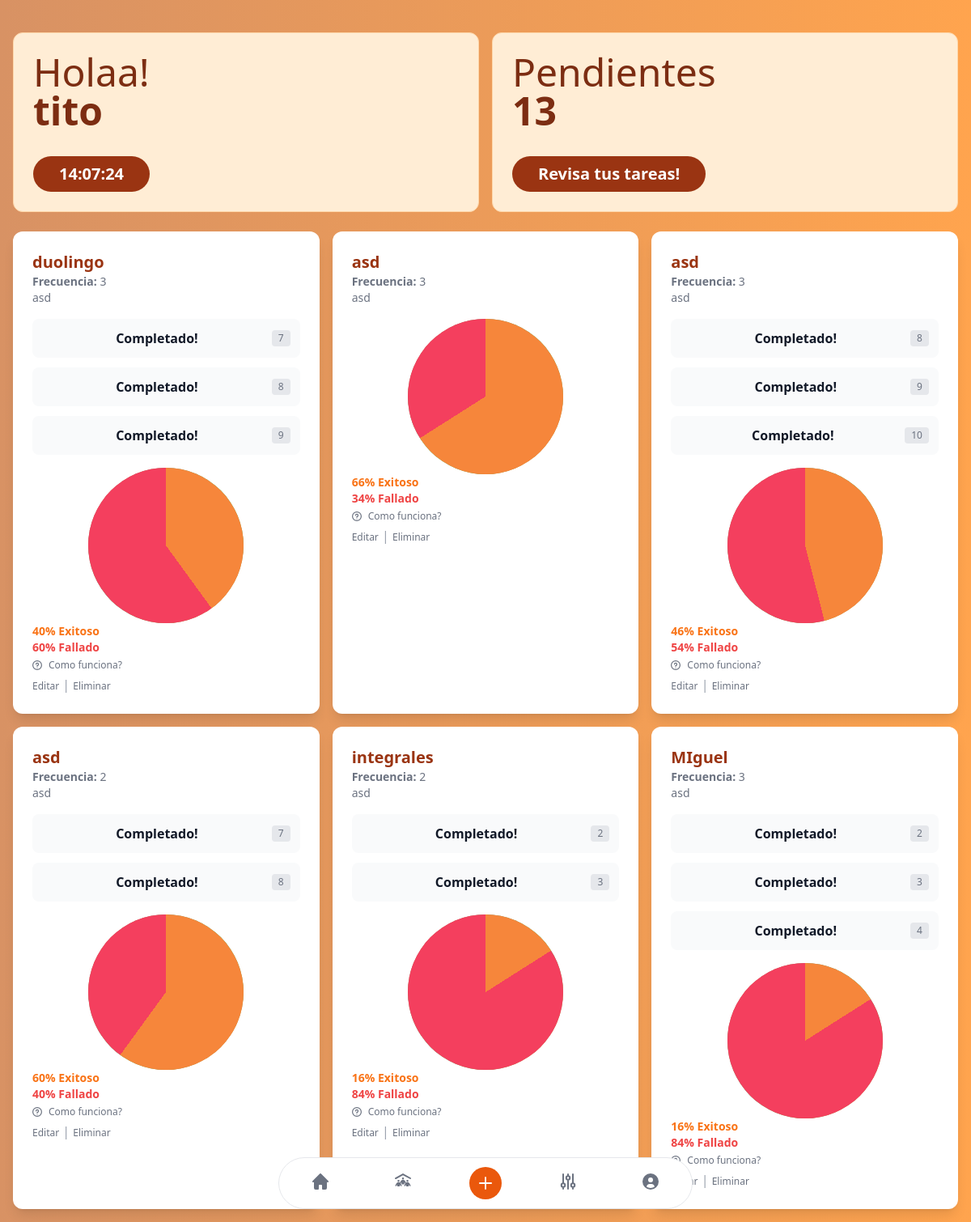
The page /dashboard (signed in) on the database its author committed.
### models.py (models this page shows, shortened)
class User(db.Model):
    id = db.Column(db.Integer, primary_key=True)
    username = db.Column(db.String(150), nullable=False, unique=True)
    password = db.Column(db.String(200), nullable=False)
    private = db.Column(db.Boolean, nullable=False, default=True)
    name = db.Column(db.String(150), nullable=True, unique=False)
    last_name = db.Column(db.String(150), nullable=True, unique=False)
    groups = db.relationship(
        'Groups',
        secondary='user_group',
        back_populates='miembros'
    )

class Task(db.Model):
    id = db.Column(db.Integer, primary_key=True)
    name = db.Column(db.String(50), nullable=False)
    description = db.Column(db.String(120), nullable=False)
    frequency = db.Column(db.Integer, nullable=False)
    created_at = db.Column(db.DateTime, default=lambda: datetime.now(bogota_tz))
    user_id = db.Column(db.Integer, db.ForeignKey('user.id'), nullable=False)
    private = db.Column(db.Boolean, nullable=False, default=True)
    user = relationship('User', backref='tasks')

### main.py (the view)
@app.route('/dashboard')
def dashboard():
    if user_on_login():
        return redirect(url_for('login'))
    user_id = session.get('user_id')
    user = User.query.get(user_id)
    today = date.today()
    print(today)
    tasks=Task.query.filter_by(user_id=user_id).all()
    all_dailies = [daily for task in tasks for daily in task.dailies]
    sorted_dailies = sorted(all_dailies, key=lambda x: x.created_at.date())
    tasks_by_date = {
        date: list(dailies)
        for date, dailies in groupby(sorted_dailies, key=lambda x: x.created_at.date())
    }
    tasks_by_date_formatted = {
        date.strftime("%d/%m/%Y"): dailies for date, dailies in tasks_by_date.items()
    }
    today = date.today()
    tasks_today = TaskDaily.query.filter(db.func.date(TaskDaily.created_at) == today).all()
    count_today = len(tasks_today)
    tasks = Task.query.filter_by(user_id=user_id).all()
    tasks_today = []
    tasks_today_number =[]
    total = []
    total_rest = 0
    for task in tasks:
        todays_dailies = [daily for daily in task.dailies if daily.created_at.date() == today]
        total_rest += task.frequency - len(todays_dailies)
        tasks_today_number.append(len(todays_dailies))
        total_dailies = len(task.dailies)
        days_passed = (date.today() - task.created_at.date()).days
        activity_total = (days_passed+1) * int(task.frequency)
        average=int((total_dailies*100)/activity_total)
        rest = 100-average
        total.append([average,rest])
    tasks=zip(tasks,tasks_today_number,total)
    user_id = session.get('user_id')
    context = {
        "user_id": user_id,
        'tasks_by_date': tasks_by_date_formatted,
        'tasks': tasks,
        'today': today,
        'user': user,
        'total_rest': total_rest,
    }
    return render_template("index.html", **context)

### main.py (called while the page is built)
def user_on_login():
    user_id = session.get('user_id')
    print('user_id', user_id)
    if not user_id:
        flash("Debes iniciar sesión para ver tus tareas.", "danger")
        return True
    return False

### templates/index.html (shortened to what this page needs)
{% extends "base.html" %}
{% block content %}
        <div class="pt-6 max-w-7xl mx-auto flex">
            <main class="flex-1 p-4">
                <div class="flex flex-col lg:flex-row gap-4 mb-6">
                    <div class="flex-1 bg-orange-100 border border-orange-200 rounded-xl p-6 animate-fade-in ">
                        <h2 class="text-4xl md:text-5xl text-orange-900">
                            Holaa!<br><strong>{{ user.username }}</strong>
                        </h2>
                        <span id="hora-actual" class="inline-block mt-8 px-8 py-2 rounded-full text-xl font-bold text-white bg-orange-800">
                        </span>
                    </div>
                    <div class="flex-1 bg-orange-100 border border-orange-200 rounded-xl p-6 animate-fade-in">
                        <h2 class="text-4xl md:text-5xl text-orange-900">
                            Pendientes <br><strong>{{total_rest}}</strong>
                        </h2>
                        <a href="#tasks" class="inline-block mt-8 px-8 py-2 rounded-full text-xl font-bold text-white bg-orange-800 hover:bg-orange-900 transition-transform duration-300 hover:scale-105">
                            Revisa tus tareas!
                        </a>
                    </div>
                </div>
                <div id="tasks" class="grid grid-cols-1 md:grid-cols-2 lg:grid-cols-3 gap-4">
                        {% if tasks %}
                                    {% for task, number, total in tasks %}
                                        <div class="bg-white rounded-xl shadow-lg p-6 h-auto transition-all duration-300 hover:-translate-y-1 hover:shadow-xl animate-slide-up dark:bg-gray-800" style="animation-delay: 0.1s">
                                            <h3 class="text-xl font-bold text-orange-800">{{ task.name }}</h3>
                                            <p class="text-sm font-normal text-gray-500 dark:text-gray-400"><span class="font-bold">Frecuencia: </span>{{ task.frequency }}</p>
                                            <p class="text-sm font-normal text-gray-500 dark:text-gray-400">{{ task.description }}</p>
                                            <ul class="my-4 space-y-3">
                                                {% for i in range(task.frequency - (number)) %}
                                                    <li>
                                                        <form action="/create_lugar/{{ task.id }}" method="POST" style="display:inline;">
                                                            <button type="submit" class="flex w-full items-center p-3 text-base font-bold text-gray-900 rounded-lg bg-gray-50 hover:bg-gray-100 group hover:shadow dark:bg-gray-600 dark:hover:bg-gray-500 dark:text-white">
                                                                <span class="flex-1 ms-3 whitespace-nowrap">Completado!</span>
                                                                <span class="inline-flex items-center justify-center px-2 py-0.5 ms-3 text-xs font-medium text-gray-500 bg-gray-200 rounded dark:bg-gray-700 dark:text-gray-400">{{ i + 1 + (task.dailies | length)}}</span>
                                                            </button>
                                                        </form>
                                                    </li>
                                                {% endfor %}
                                            </ul>
                                            <div class="flex justify-center items-center">
                                                <div class="relative w-48 h-48 rounded-full bg-gradient-to-tl from-orange-500 via-green-500 to-red-500">
                                                    <div
                                                        class="absolute top-0 left-0 w-full h-full rounded-full"
                                                        style="background: conic-gradient(
                                                            #f6863b 0 {{ total.0 }}%, /* azul: porcentaje dinámico */
                                                            #f43f5e {{ total.0 }}% 100% /* rojo: restante */
                                                        );">
                                                    </div>
                                                </div>
                                            </div>
                                            <div>
                                                <div class="flex text-orange-500 font-bold text-sm">{{ total.0 }}% Exitoso</div>
                                                <div class="flex text-red-500 font-bold text-sm">{{ total.1 }}% Fallado</div>
                                            </div>
                                            <div>
                                                <a href="#" class="inline-flex items-center text-xs font-normal text-gray-500 hover:underline dark:text-gray-400">
                                                Como funciona?</a>
                                            </div>
                                            <div>
                                                <a class="inline-flex items-center text-xs font-normal text-gray-500 hover:underline dark:text-gray-400" href="/edit/{{ task.id }}">Editar</a>
                                                <span class="text-gray-400">|</span>
                                                <form class="inline-flex items-center text-xs font-normal text-gray-500 hover:underline dark:text-gray-400" action="/delete/{{ task.id }}" method="POST" style="display:inline;">
                                                    <button type="submit">Eliminar</button>
                                                </form>
                                            </div>
                                        </div>
                                    {% endfor %}
                        {% else %}
                            <p>No hay tareas disponibles.</p>
                        {% endif %}
                </div>
            </main>
        </div>
{% endblock %}

### rows shown on the page
User: username "tito"
Task: name "duolingo", frequency "3", description "asd", dailies "7" "8" "9", total "40", total "60"
Task: name "asd", frequency "3", description "asd", total "66", total "34"
Task: name "asd", frequency "3", description "asd", dailies "8" "9" "10", total "46", total "54"
Task: name "asd", frequency "2", description "asd", dailies "7" "8", total "60", total "40"
Task: name "integrales", frequency "2", description "asd", dailies "2" "3", total "16", total "84"
Task: name "MIguel", frequency "3", description "asd", dailies "2" "3" "4", total "16", total "84"

### other values the page prints
{{ total_rest }} "13"
